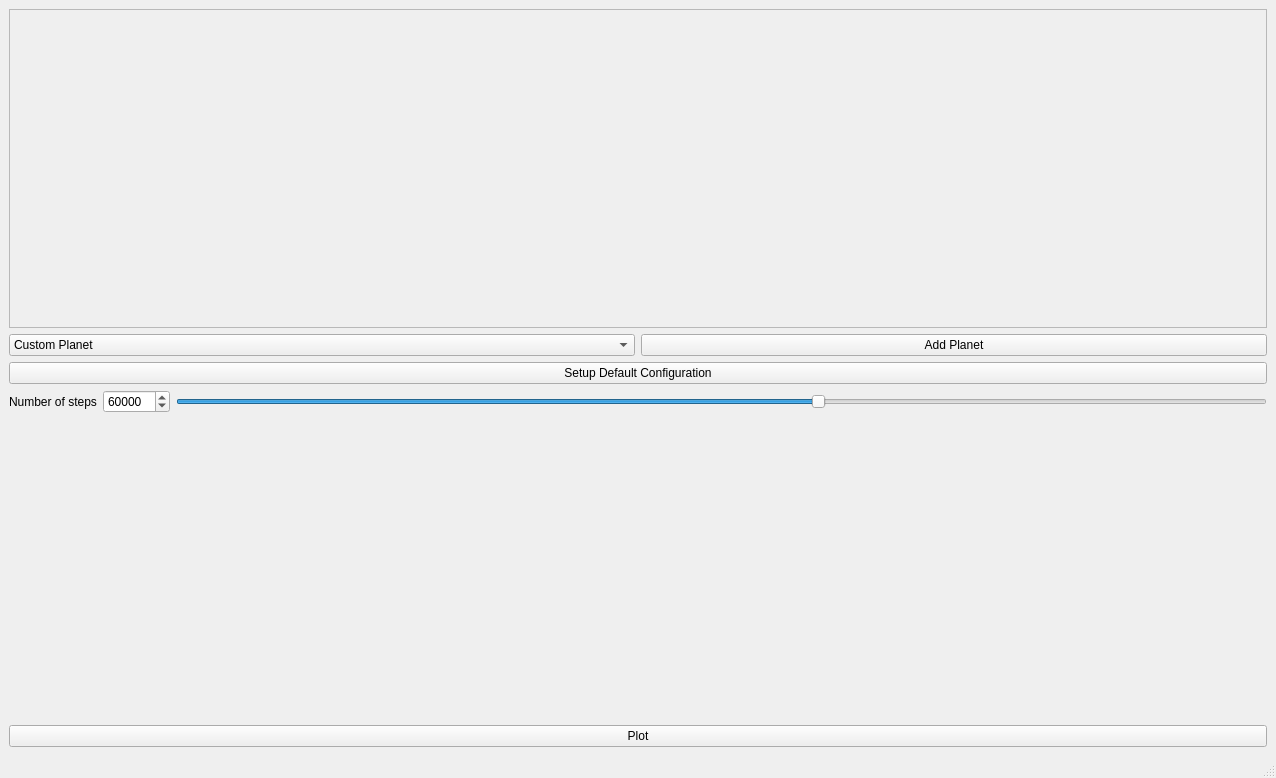
<?xml version="1.0" encoding="UTF-8"?>
<ui version="4.0">
 <class>PlanetOrbits</class>
 <widget class="QMainWindow" name="PlanetOrbits">
  <property name="geometry">
   <rect>
    <x>0</x>
    <y>0</y>
    <width>1276</width>
    <height>778</height>
   </rect>
  </property>
  <property name="windowTitle">
   <string>MainWindow</string>
  </property>
  <widget class="QWidget" name="centralwidget">
   <layout class="QVBoxLayout" name="verticalLayout">
    <item>
     <widget class="QScrollArea" name="planetListContents">
      <property name="minimumSize">
       <size>
        <width>0</width>
        <height>200</height>
       </size>
      </property>
      <property name="widgetResizable">
       <bool>true</bool>
      </property>
      <widget class="QWidget" name="scrollAreaWidgetContents">
       <property name="geometry">
        <rect>
         <x>0</x>
         <y>0</y>
         <width>1250</width>
         <height>268</height>
        </rect>
       </property>
      </widget>
     </widget>
    </item>
    <item>
     <layout class="QVBoxLayout" name="verticalLayout_2">
      <item>
       <layout class="QHBoxLayout" name="horizontalLayout_2">
        <item>
         <widget class="QComboBox" name="selectedPlanet">
          <property name="toolTip">
           <string>Select Planets or input custom planet data.</string>
          </property>
          <item>
           <property name="text">
            <string>Custom Planet</string>
           </property>
          </item>
          <item>
           <property name="text">
            <string>Mercury</string>
           </property>
          </item>
          <item>
           <property name="text">
            <string>Venus</string>
           </property>
          </item>
          <item>
           <property name="text">
            <string>Earth</string>
           </property>
          </item>
          <item>
           <property name="text">
            <string>Mars</string>
           </property>
          </item>
          <item>
           <property name="text">
            <string>Jupiter</string>
           </property>
          </item>
          <item>
           <property name="text">
            <string>Saturn</string>
           </property>
          </item>
          <item>
           <property name="text">
            <string>Uranus</string>
           </property>
          </item>
          <item>
           <property name="text">
            <string>Neptune</string>
           </property>
          </item>
          <item>
           <property name="text">
            <string>Pluto</string>
           </property>
          </item>
         </widget>
        </item>
        <item>
         <widget class="QPushButton" name="addPlanetButton">
          <property name="toolTip">
           <string>Select a planet from the dropdown and click here to add to simulation. Shortcut:command P</string>
          </property>
          <property name="text">
           <string>Add Planet</string>
          </property>
          <property name="shortcut">
           <string>Ctrl+P</string>
          </property>
         </widget>
        </item>
       </layout>
      </item>
     </layout>
    </item>
    <item>
     <widget class="QPushButton" name="setDefaults">
      <property name="toolTip">
       <string>&lt;html&gt;&lt;head/&gt;&lt;body&gt;&lt;p&gt;Plots Earth and Mars. Shortcut: command O&lt;/p&gt;&lt;/body&gt;&lt;/html&gt;</string>
      </property>
      <property name="text">
       <string>Setup Default Configuration</string>
      </property>
      <property name="shortcut">
       <string>Ctrl+O</string>
      </property>
     </widget>
    </item>
    <item>
     <layout class="QHBoxLayout" name="horizontalLayout_3">
      <item>
       <widget class="QLabel" name="label">
        <property name="text">
         <string>Number of steps</string>
        </property>
       </widget>
      </item>
      <item>
       <widget class="QSpinBox" name="timeStepValue">
        <property name="toolTip">
         <string>Input number of time steps</string>
        </property>
        <property name="minimum">
         <number>2500</number>
        </property>
        <property name="maximum">
         <number>300000</number>
        </property>
        <property name="singleStep">
         <number>1</number>
        </property>
        <property name="value">
         <number>60000</number>
        </property>
       </widget>
      </item>
      <item>
       <widget class="QSlider" name="horizontalSlider">
        <property name="toolTip">
         <string>Number of time steps.</string>
        </property>
        <property name="minimum">
         <number>2500</number>
        </property>
        <property name="maximum">
         <number>300000</number>
        </property>
        <property name="singleStep">
         <number>1</number>
        </property>
        <property name="value">
         <number>60000</number>
        </property>
        <property name="orientation">
         <enum>Qt::Horizontal</enum>
        </property>
       </widget>
      </item>
     </layout>
    </item>
    <item>
     <layout class="QHBoxLayout" name="horizontalLayout">
      <item>
       <widget class="MatPlotLibWidget" name="plotWidget" native="true">
        <property name="minimumSize">
         <size>
          <width>0</width>
          <height>300</height>
         </size>
        </property>
       </widget>
      </item>
     </layout>
    </item>
    <item>
     <widget class="QPushButton" name="plotButton">
      <property name="toolTip">
       <string>Plots planets once input is selected. Shortcut:command I</string>
      </property>
      <property name="text">
       <string>Plot</string>
      </property>
      <property name="shortcut">
       <string>Ctrl+I</string>
      </property>
     </widget>
    </item>
   </layout>
  </widget>
  <widget class="QStatusBar" name="statusbar"/>
  <action name="actionNew">
   <property name="text">
    <string>New</string>
   </property>
  </action>
 </widget>
 <customwidgets>
  <customwidget>
   <class>MatPlotLibWidget</class>
   <extends>QWidget</extends>
   <header>ui/MatPlotLibWidget.h</header>
   <container>1</container>
  </customwidget>
 </customwidgets>
 <resources/>
 <connections>
  <connection>
   <sender>horizontalSlider</sender>
   <signal>valueChanged(int)</signal>
   <receiver>timeStepValue</receiver>
   <slot>setValue(int)</slot>
   <hints>
    <hint type="sourcelabel">
     <x>184</x>
     <y>337</y>
    </hint>
    <hint type="destinationlabel">
     <x>120</x>
     <y>343</y>
    </hint>
   </hints>
  </connection>
  <connection>
   <sender>timeStepValue</sender>
   <signal>valueChanged(int)</signal>
   <receiver>horizontalSlider</receiver>
   <slot>setValue(int)</slot>
   <hints>
    <hint type="sourcelabel">
     <x>119</x>
     <y>331</y>
    </hint>
    <hint type="destinationlabel">
     <x>221</x>
     <y>339</y>
    </hint>
   </hints>
  </connection>
 </connections>
</ui>
